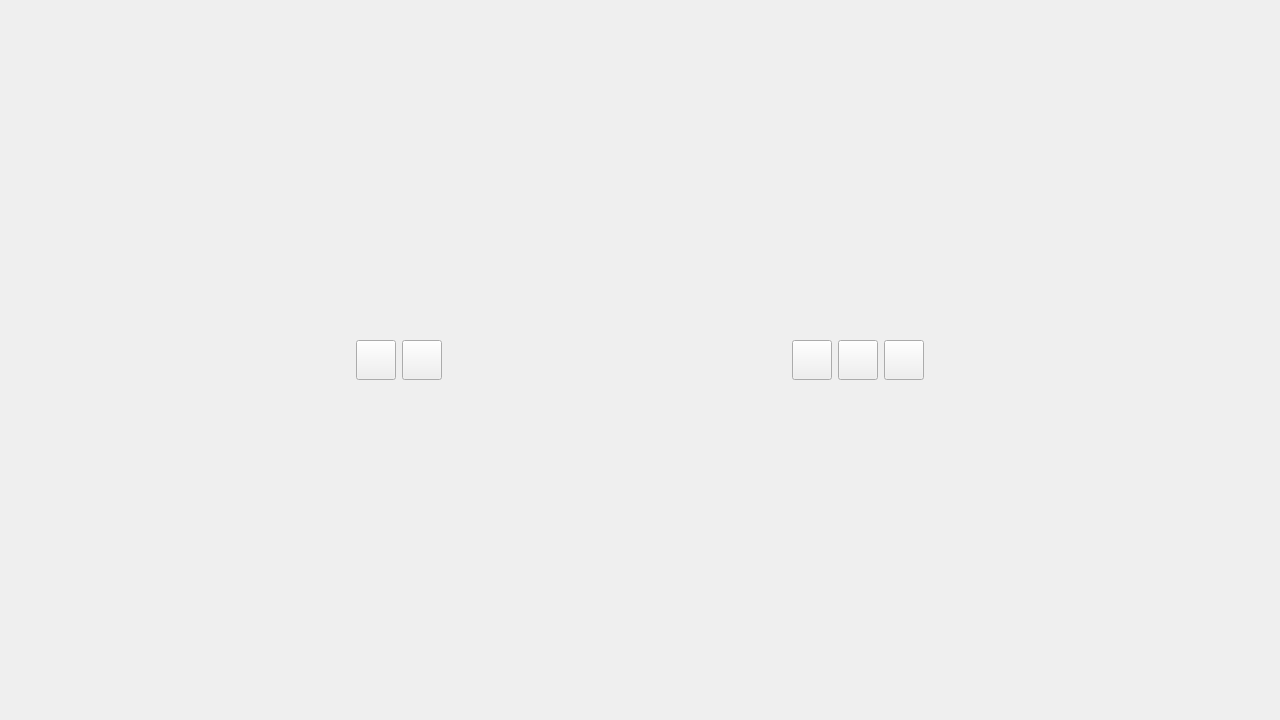
<?xml version="1.0" encoding="UTF-8"?>
<ui version="4.0">
 <class>ChartWidget</class>
 <widget class="QWidget" name="ChartWidget">
  <property name="geometry">
   <rect>
    <x>0</x>
    <y>0</y>
    <width>1280</width>
    <height>720</height>
   </rect>
  </property>
  <property name="windowTitle">
   <string>Form</string>
  </property>
  <layout class="QVBoxLayout" name="verticalLayout">
   <item>
    <layout class="QHBoxLayout" name="horizontalLayout">
     <item>
      <spacer name="horizontalSpacer">
       <property name="orientation">
        <enum>Qt::Horizontal</enum>
       </property>
       <property name="sizeHint" stdset="0">
        <size>
         <width>40</width>
         <height>20</height>
        </size>
       </property>
      </spacer>
     </item>
     <item>
      <widget class="QPushButton" name="settingsButton">
       <property name="maximumSize">
        <size>
         <width>40</width>
         <height>40</height>
        </size>
       </property>
       <property name="toolTip">
        <string>Configuración</string>
       </property>
       <property name="text">
        <string/>
       </property>
       <property name="icon">
        <iconset resource="../../../assets/resources.qrc">
         <normaloff>:/settings.png</normaloff>:/settings.png</iconset>
       </property>
       <property name="iconSize">
        <size>
         <width>32</width>
         <height>32</height>
        </size>
       </property>
      </widget>
     </item>
     <item>
      <widget class="QPushButton" name="saveButton">
       <property name="maximumSize">
        <size>
         <width>40</width>
         <height>40</height>
        </size>
       </property>
       <property name="toolTip">
        <string>Guardar</string>
       </property>
       <property name="text">
        <string/>
       </property>
       <property name="icon">
        <iconset resource="../../../assets/resources.qrc">
         <normaloff>:/save.png</normaloff>:/save.png</iconset>
       </property>
       <property name="iconSize">
        <size>
         <width>32</width>
         <height>32</height>
        </size>
       </property>
      </widget>
     </item>
     <item>
      <spacer name="horizontalSpacer_3">
       <property name="orientation">
        <enum>Qt::Horizontal</enum>
       </property>
       <property name="sizeHint" stdset="0">
        <size>
         <width>40</width>
         <height>20</height>
        </size>
       </property>
      </spacer>
     </item>
     <item>
      <widget class="QPushButton" name="fitViewButton">
       <property name="maximumSize">
        <size>
         <width>40</width>
         <height>40</height>
        </size>
       </property>
       <property name="toolTip">
        <string>Ajustar vista</string>
       </property>
       <property name="text">
        <string/>
       </property>
       <property name="icon">
        <iconset resource="../../../assets/resources.qrc">
         <normaloff>:/adjust_size.png</normaloff>:/adjust_size.png</iconset>
       </property>
       <property name="iconSize">
        <size>
         <width>32</width>
         <height>32</height>
        </size>
       </property>
      </widget>
     </item>
     <item>
      <widget class="QPushButton" name="stopFollowButton">
       <property name="maximumSize">
        <size>
         <width>40</width>
         <height>40</height>
        </size>
       </property>
       <property name="toolTip">
        <string>Dejar de seguir stream</string>
       </property>
       <property name="text">
        <string/>
       </property>
       <property name="icon">
        <iconset resource="../../../assets/resources.qrc">
         <normaloff>:/stop.png</normaloff>:/stop.png</iconset>
       </property>
       <property name="iconSize">
        <size>
         <width>32</width>
         <height>32</height>
        </size>
       </property>
      </widget>
     </item>
     <item>
      <widget class="QPushButton" name="enableFollowButton">
       <property name="maximumSize">
        <size>
         <width>40</width>
         <height>40</height>
        </size>
       </property>
       <property name="toolTip">
        <string>Seguir stream en vivo</string>
       </property>
       <property name="text">
        <string/>
       </property>
       <property name="icon">
        <iconset resource="../../../assets/resources.qrc">
         <normaloff>:/keep_follow.png</normaloff>:/keep_follow.png</iconset>
       </property>
       <property name="iconSize">
        <size>
         <width>32</width>
         <height>32</height>
        </size>
       </property>
      </widget>
     </item>
     <item>
      <spacer name="horizontalSpacer_2">
       <property name="orientation">
        <enum>Qt::Horizontal</enum>
       </property>
       <property name="sizeHint" stdset="0">
        <size>
         <width>40</width>
         <height>20</height>
        </size>
       </property>
      </spacer>
     </item>
    </layout>
   </item>
  </layout>
 </widget>
 <resources>
  <include location="../../../assets/resources.qrc"/>
 </resources>
 <connections/>
</ui>
